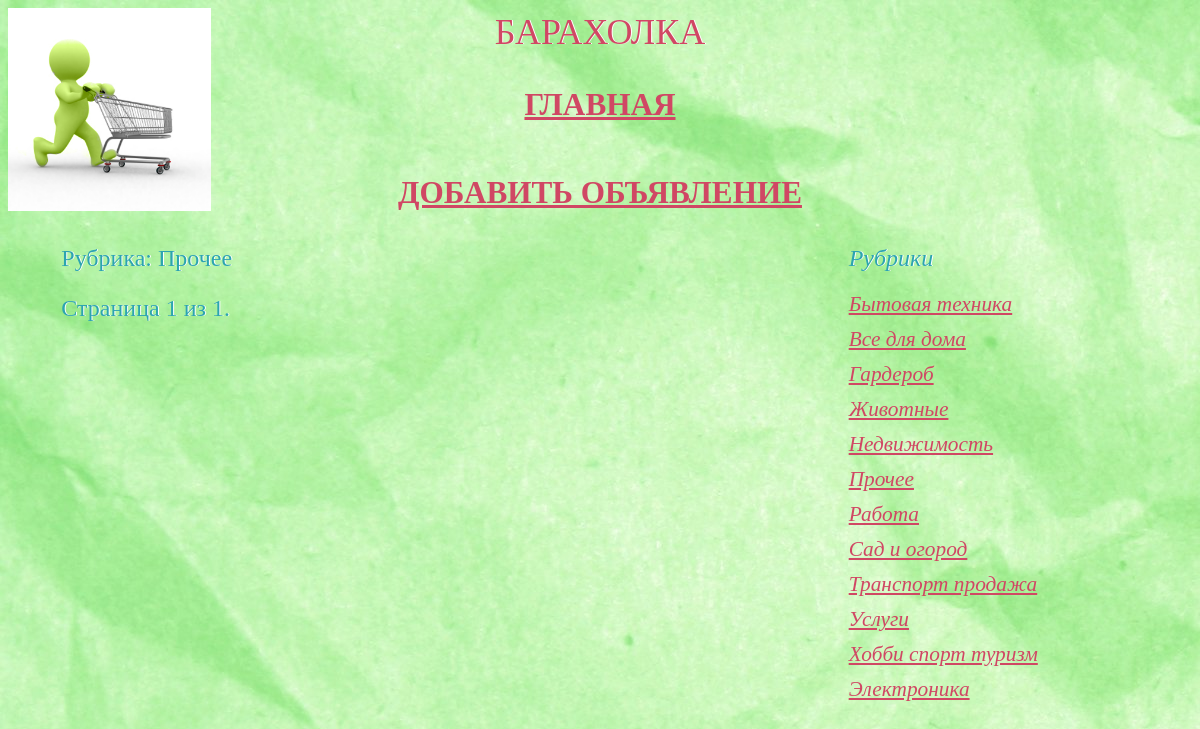
/bboard/7/, run on the app's committed database.
### bboard/models.py (models this page shows, shortened)
class Rubric(models.Model):
    name = models.CharField(max_length=20, db_index=True, verbose_name='Название')
    class Meta:
        verbose_name_plural = 'Рубрики'
        verbose_name = 'Рубрика'
        ordering = ['name']

### bboard/views.py (the view)
# urls.py: path('<int:rubric_id>/', by_rubric, name='by_rubric'),
def by_rubric(request, rubric_id):
    bbs = Bb.objects.filter(rubric=rubric_id)
    rubrics = Rubric.objects.all()
    current_rubric = Rubric.objects.get(pk=rubric_id)
    paginator = Paginator(bbs, 3)  # По 3 статьи на каждой странице.
    page = request.GET.get('page')
    page = request.GET.get('page')
    try:
        bbs = paginator.page(page)
    except PageNotAnInteger:
        bbs = paginator.page(1)
    except EmptyPage:
        bbs = paginator.page(paginator.num_pages)
    return render(request, 'bboard/by_rubric.html',{'page': page, 'bbs': bbs, 'rubrics': rubrics,'current_rubric':current_rubric})

### bboard/templates/bboard/by_rubric.html (shortened to what this page needs)
{% extends "layout/basic.html" %}
{% block content %}
<h2>Рубрика: {{ current_rubric.name}}</h2>
{% include "pagination.html" with page=bbs %}
{% endblock %}}

### bboard/templates/layout/basic.html (shortened to what this page needs)
{% load static %}
<!DOCTYPE html>
<html>
<head>
    <link rel="stylesheet" type="text/css"
          href="{% static 'bboard/style.css' %}" }>
</head>
<body>
<header>
    <h1>Барахолка</h1>
    <h3><a href="{% url 'index' %}">Главная</a>
        <p><br></p>
        <a href="{% url 'add' %}">Добавить объявление</a></h3>
</header>
<nav>
    <h2>Рубрики</h2>
    {% for rubric in rubrics %}
    <a href="{% url 'by_rubric' rubric.pk %}">{{ rubric.name}}</a>
    {% endfor %}
</nav>
<section>
    {% block content %}
    {% endblock %}
</section>
</body>
</html>

### bboard/templates/pagination.html (shortened to what this page needs)
<div class="pagination">
    <span class="step-links">
        <span class="current">
        <h2>   Страница {{ page.number }} из {{ page.paginator.num_pages }}.</h2>
        </span>
    </span>
</div>

### bboard/static/bboard/style.css (style rules this page uses)
header { font-size: 20pt; text-transform: uppercase; text-align: center; background: url("image_leibl.jpg") left / auto 100% no-repeat; }
body { background-image: url("fon4.jpg"); }
nav { font-size: 16pt; width: 290px; float: right; font-family: 'Times New Roman', Times, serif; font-style: italic; margin-right: 40pt; }
nav a { display: block; margin: 10px 0px; font-family: 'Times New Roman', Times, serif; font-style: italic; }
section { float: left; margin-left: 40pt; width: 390px; }
h1 { color: #d04764; font-family: ‘Lobster’, cursive; font-size: 36px; font-weight: normal; line-height: 48px; margin: 0 0 18px; text-shadow: 1px 0 0 #fff; }
h2 { color: #2CA4B0; font-family: ‘Oleo Script’, cursive; font-size: 24px; font-weight: normal; line-height: 32px; margin: 0 0 18px; text-shadow: 1px 0 0 #fff; }
p { color: #333; font-family: ‘Original Surfer’, cursive; font-size: 16px; line-height: 28px; margin: 0 0 24px; }
a { color: #d04764; font-family: ‘Original Surfer’, cursive; }

### data on the page
Rubric: name "Бытовая техника"
Rubric: name "Все для дома"
Rubric: name "Гардероб"
Rubric: name "Животные"
Rubric: name "Недвижимость"
Rubric: name "Прочее"
Rubric: name "Работа"
Rubric: name "Сад и огород"
Rubric: name "Транспорт продажа"
Rubric: name "Услуги"
Rubric: name "Хобби спорт туризм"
Rubric: name "Электроника"

### other printed values
{{ page.number }} "1"
{{ page.paginator.num_pages }} "1"
